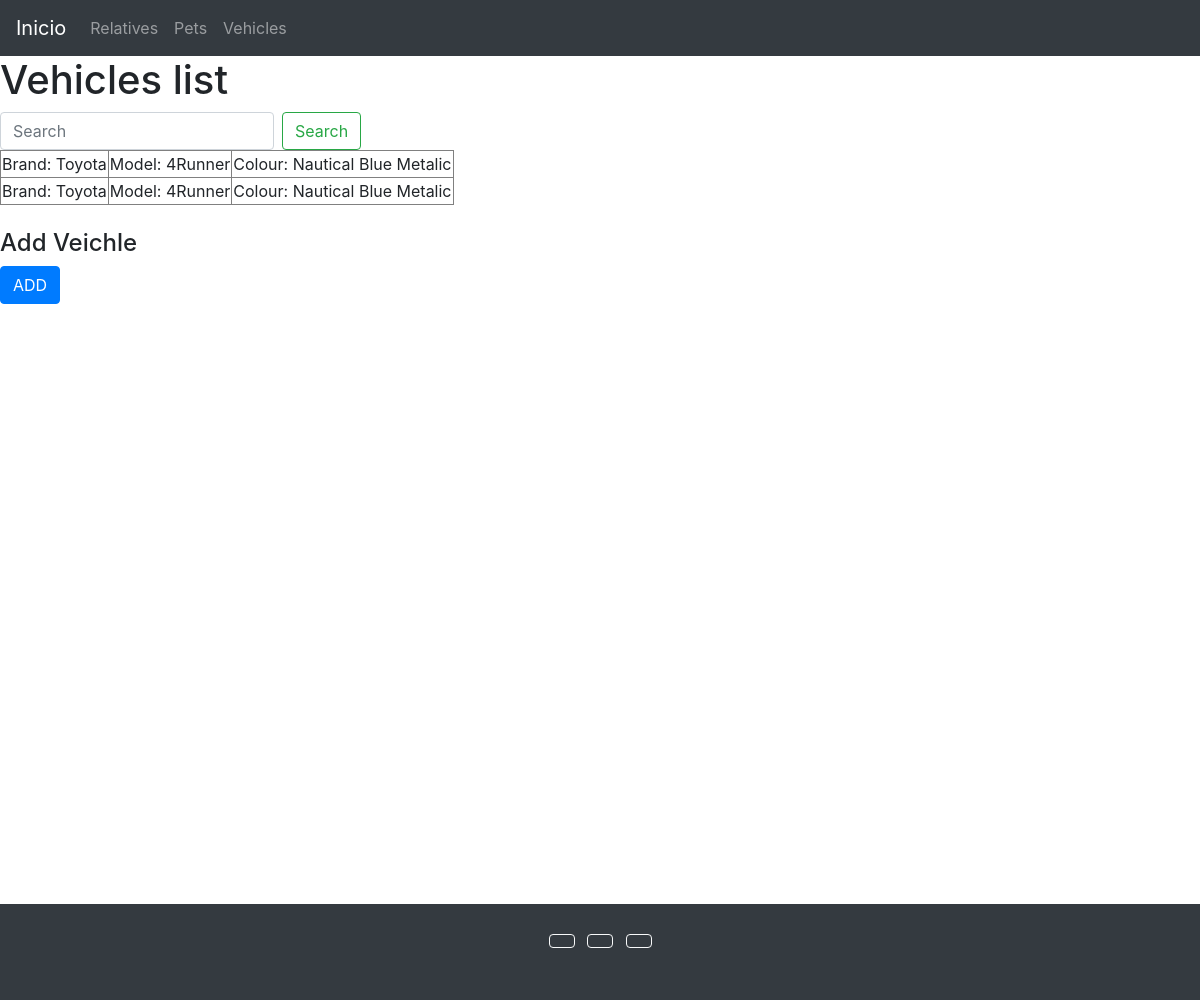
The app's page /v-list/, older data.
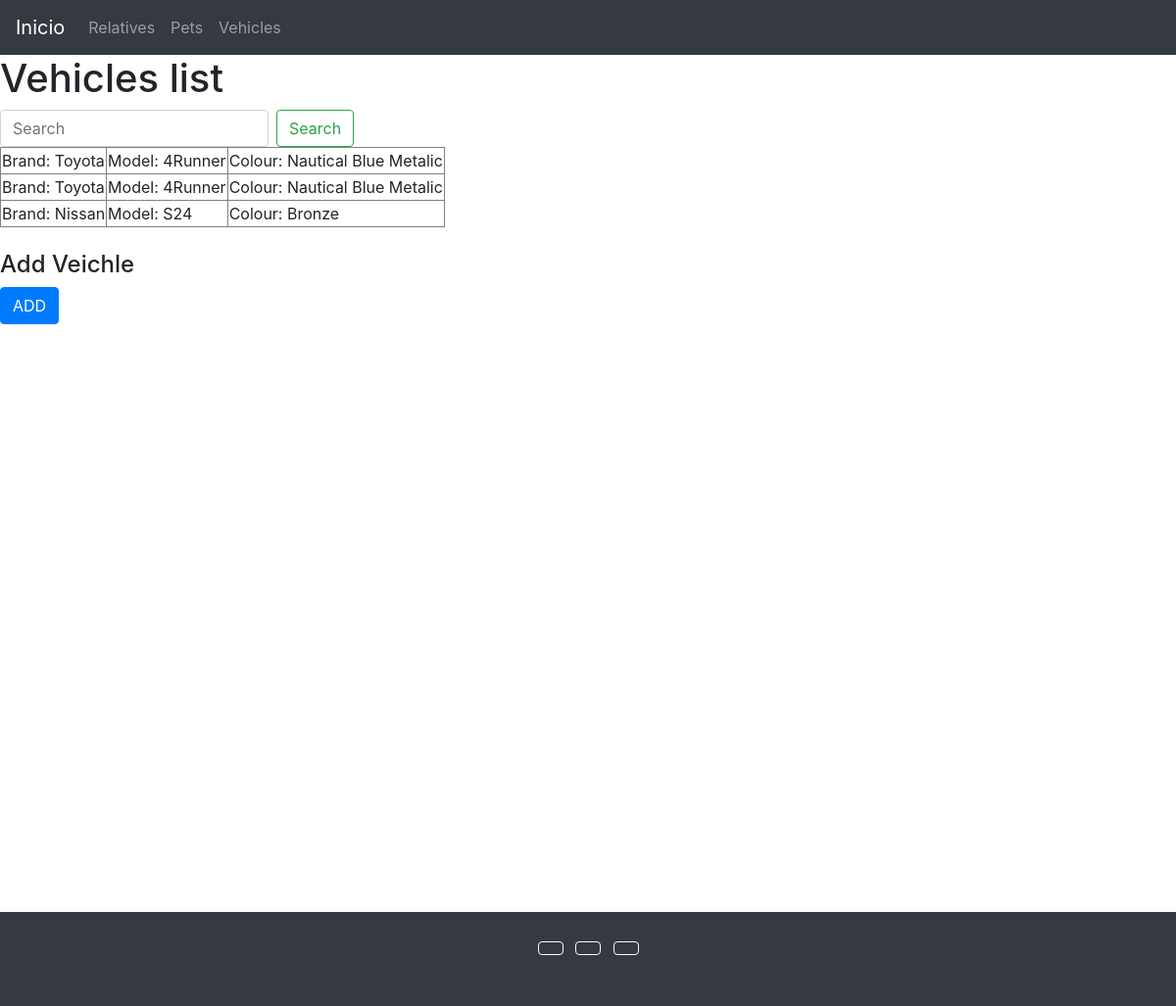
The same page, newer data.
### family/models.py (models this page shows, shortened)
class Vehicle(models.Model):
    Brand = models.CharField(max_length=100)
    Model = models.CharField(max_length=100)
    Colour = models.CharField(max_length=100)

### family/views.py (the view)
# urls.py: path('v-list/', V_List),
def V_List(request):
    if 'search' in request.GET:
        search = request.GET['search']
        all_Vehicles = Vehicle.objects.filter(Model__icontains = search)
    else:
        all_Vehicles = Vehicle.objects.all()
    context = {
        'Vehicle':all_Vehicles,
    }
    return render(request, 'Vehicle.html', context=context)

### templates/Vehicle.html (shortened to what this page needs)
{% extends 'base.html' %}
{% block content %}
    <h1>Vehicles list</h1>
    <form class="form-inline my-2 my-lg-0" action="/v-list"  method="GET">
        <input class="form-control mr-sm-2" type="search" placeholder="Search" aria-label="Search" name="search">
        <button class="btn btn-outline-success my-2 my-sm-0" type="submit">Search</button>
    </form>
    <table border="1">
        {% for vehicles in Vehicle %}
        <tr>
            <td>Brand: {{vehicles.Brand}} </td>
            <td>Model: {{vehicles.Model}} </td>
            <td>Colour: {{vehicles.Colour}} </td>
    {% endfor %}
    </table>
    <br><h4>Add Veichle </h4> <a href="/v-list/add-vehicle" class="btn btn-primary">ADD</a>
{% endblock %}

Row changes from the older to the newer data that the page shows:
added Vehicle: Brand "Nissan", Model "S24", Colour "Bronze"
